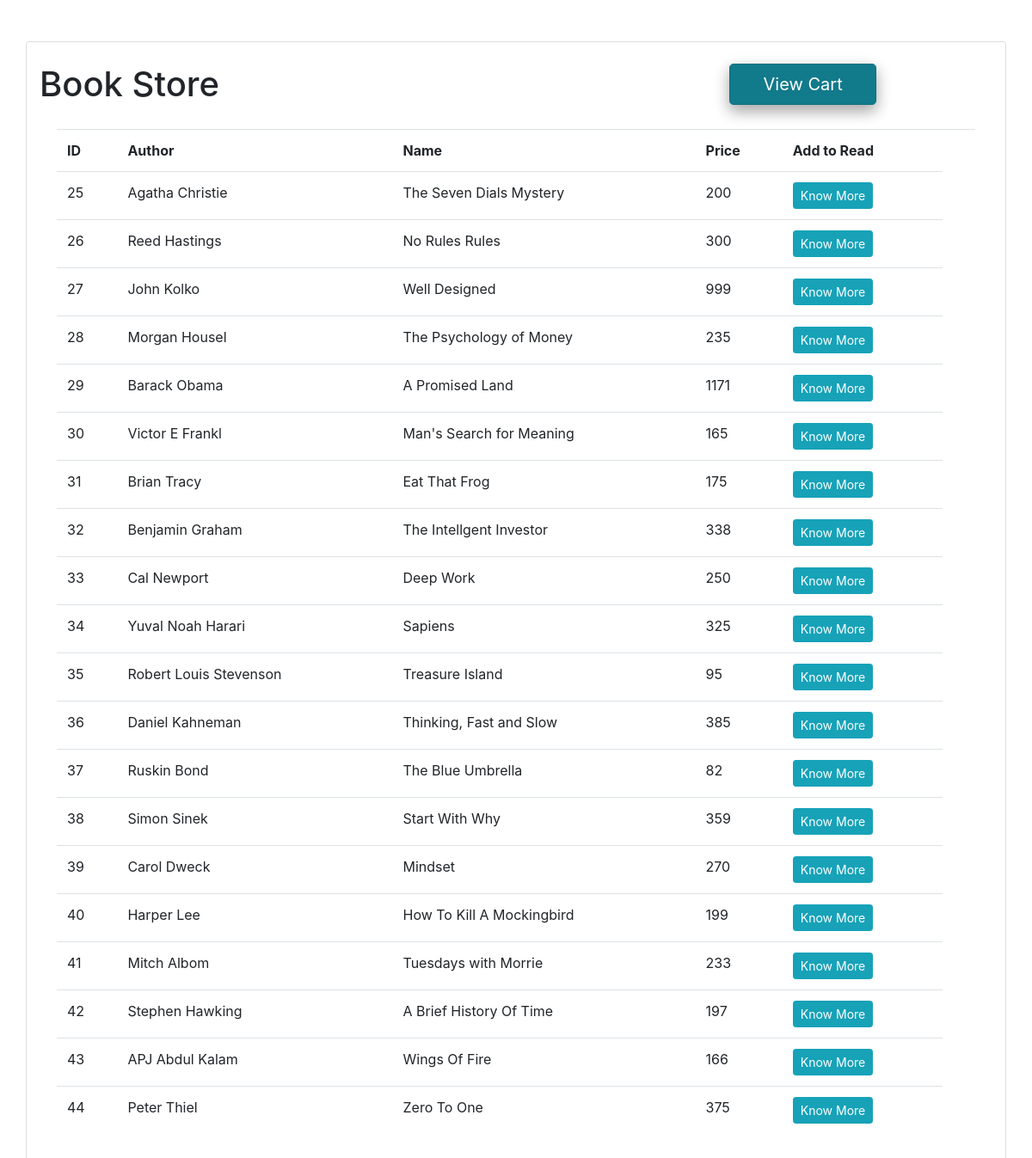
The page / on the database its author committed.
### MyLib/models.py (models this page shows, shortened)
class Books(models.Model):
    bookID = models.IntegerField(null=True)
    bookname = models.CharField(max_length=255)
    bookauthor = models.CharField(max_length=255)
    bookdescription = models.CharField(max_length=255)
    bookrating = models.IntegerField(null=True)
    price = models.IntegerField(null=True)
    seller_name = models.ForeignKey(Sellers, on_delete=models.CASCADE)

### MyLib/views.py (the view, shortened to what this page needs)
# urls.py: path('', views.index, name='index'),
def index(request):
    if request.user.is_authenticated==False:
        books = Books.objects.all().values()
        template = loader.get_template('main.html')
        context = {
            'books': books,
        }
        return HttpResponse(template.render(context, request))

### MyLib/templates/main.html (shortened to what this page needs)
<!DOCTYPE html>
<html lang="en">
<head>
    <link rel="stylesheet" href="https://stackpath.bootstrapcdn.com/bootstrap/4.5.0/css/bootstrap.min.css"0>
</head>
<body>
    <br>
	<br>
    {%block content%}
    <div class="container card">
        <div style="padding-top: 25px;"><a href="viewcart/" class="btn btn-info btn-lg active" style="position: absolute;right: 150px;width: 15%; box-shadow: 0 8px 16px 0 rgba(0,0,0,0.2), 0 6px 20px 0 rgba(0,0,0,0.19);" type="submit">View Cart</a></div>
        <h1>Book Store</h1>
        <div class="card-body">
            <table class="table table-hover">
                <tr>
                    <th>ID</th>
                    <th>Author</th>
                    <th>Name</th>
                    <th>Price</th>
                    <th>Add to Read</th>
                    <th></th>
                </tr>
                {% for i in books %}
                    <tr>
                        <td>{{i.id}}</td>
                        <td>{{i.bookauthor}}</td>
                        <td>{{i.bookname}}</td>
                        <td>{{i.price}}</td>
                        <td><a href="add/{{ i.id }}" class="btn btn-info btn-sm" type="submit">Know More</a></td>
                    </tr>
                {% endfor %}
            </table>
        </div>
    </div>
    {% endblock %}
</body>
</html>

### rows shown on the page
Books: id "25", bookauthor "Agatha Christie", bookname "The Seven Dials Mystery", price "200"
Books: id "26", bookauthor "Reed Hastings", bookname "No Rules Rules", price "300"
Books: id "27", bookauthor "John Kolko", bookname "Well Designed", price "999"
Books: id "28", bookauthor "Morgan Housel", bookname "The Psychology of Money", price "235"
Books: id "29", bookauthor "Barack Obama", bookname "A Promised Land", price "1171"
Books: id "30", bookauthor "Victor E Frankl", bookname "Man's Search for Meaning", price "165"
Books: id "31", bookauthor "Brian Tracy", bookname "Eat That Frog", price "175"
Books: id "32", bookauthor "Benjamin Graham", bookname "The Intellgent Investor", price "338"
Books: id "33", bookauthor "Cal Newport", bookname "Deep Work", price "250"
Books: id "34", bookauthor "Yuval Noah Harari", bookname "Sapiens", price "325"
Books: id "35", bookauthor "Robert Louis Stevenson", bookname "Treasure Island", price "95"
Books: id "36", bookauthor "Daniel Kahneman", bookname "Thinking, Fast and Slow", price "385"
Books: id "37", bookauthor "Ruskin Bond", bookname "The Blue Umbrella", price "82"
Books: id "38", bookauthor "Simon Sinek", bookname "Start With Why", price "359"
Books: id "39", bookauthor "Carol Dweck", bookname "Mindset", price "270"
Books: id "40", bookauthor "Harper Lee", bookname "How To Kill A Mockingbird", price "199"
Books: id "41", bookauthor "Mitch Albom", bookname "Tuesdays with Morrie", price "233"
Books: id "42", bookauthor "Stephen Hawking", bookname "A Brief History Of Time", price "197"
Books: id "43", bookauthor "APJ Abdul Kalam", bookname "Wings Of Fire", price "166"
Books: id "44", bookauthor "Peter Thiel", bookname "Zero To One", price "375"
